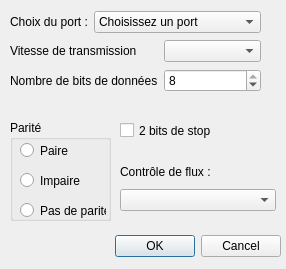
<?xml version="1.0" encoding="UTF-8"?>
<ui version="4.0">
 <class>DialogConfigurerLiaisonGPS</class>
 <widget class="QDialog" name="DialogConfigurerLiaisonGPS">
  <property name="geometry">
   <rect>
    <x>0</x>
    <y>0</y>
    <width>286</width>
    <height>269</height>
   </rect>
  </property>
  <property name="windowTitle">
   <string>Dialog</string>
  </property>
  <widget class="QDialogButtonBox" name="buttonBox">
   <property name="geometry">
    <rect>
     <x>110</x>
     <y>230</y>
     <width>171</width>
     <height>32</height>
    </rect>
   </property>
   <property name="orientation">
    <enum>Qt::Horizontal</enum>
   </property>
   <property name="standardButtons">
    <set>QDialogButtonBox::Cancel|QDialogButtonBox::Ok</set>
   </property>
  </widget>
  <widget class="QGroupBox" name="groupBox">
   <property name="geometry">
    <rect>
     <x>10</x>
     <y>120</y>
     <width>101</width>
     <height>101</height>
    </rect>
   </property>
   <property name="title">
    <string>Parité</string>
   </property>
   <widget class="QRadioButton" name="radioButtonPaire">
    <property name="geometry">
     <rect>
      <x>10</x>
      <y>20</y>
      <width>86</width>
      <height>21</height>
     </rect>
    </property>
    <property name="text">
     <string>Paire</string>
    </property>
   </widget>
   <widget class="QRadioButton" name="radioButtonImpaire">
    <property name="geometry">
     <rect>
      <x>10</x>
      <y>50</y>
      <width>86</width>
      <height>21</height>
     </rect>
    </property>
    <property name="text">
     <string>Impaire</string>
    </property>
   </widget>
   <widget class="QRadioButton" name="radioButtonNone">
    <property name="geometry">
     <rect>
      <x>10</x>
      <y>80</y>
      <width>86</width>
      <height>21</height>
     </rect>
    </property>
    <property name="text">
     <string>Pas de parité</string>
    </property>
   </widget>
  </widget>
  <widget class="QCheckBox" name="checkBoxStop">
   <property name="geometry">
    <rect>
     <x>120</x>
     <y>120</y>
     <width>121</width>
     <height>21</height>
    </rect>
   </property>
   <property name="text">
    <string>2 bits de stop</string>
   </property>
  </widget>
  <widget class="QWidget" name="layoutWidget">
   <property name="geometry">
    <rect>
     <x>120</x>
     <y>160</y>
     <width>156</width>
     <height>51</height>
    </rect>
   </property>
   <layout class="QGridLayout" name="gridLayout">
    <item row="0" column="1">
     <spacer name="horizontalSpacer">
      <property name="orientation">
       <enum>Qt::Horizontal</enum>
      </property>
      <property name="sizeHint" stdset="0">
       <size>
        <width>40</width>
        <height>20</height>
       </size>
      </property>
     </spacer>
    </item>
    <item row="0" column="0">
     <widget class="QLabel" name="label_4">
      <property name="text">
       <string>Contrôle de flux :</string>
      </property>
     </widget>
    </item>
    <item row="1" column="0" colspan="2">
     <widget class="QComboBox" name="comboBoxFlux"/>
    </item>
   </layout>
  </widget>
  <widget class="QWidget" name="layoutWidget">
   <property name="geometry">
    <rect>
     <x>10</x>
     <y>10</y>
     <width>251</width>
     <height>83</height>
    </rect>
   </property>
   <layout class="QGridLayout" name="gridLayout_2">
    <item row="1" column="0" colspan="2">
     <widget class="QLabel" name="label_2">
      <property name="text">
       <string>Vitesse de transmission</string>
      </property>
     </widget>
    </item>
    <item row="1" column="2" colspan="2">
     <widget class="QComboBox" name="comboBoxVitesse"/>
    </item>
    <item row="2" column="0" colspan="2">
     <widget class="QLabel" name="label_3">
      <property name="text">
       <string>Nombre de bits de données</string>
      </property>
     </widget>
    </item>
    <item row="2" column="2" colspan="2">
     <widget class="QSpinBox" name="spinBoxBitData">
      <property name="minimum">
       <number>5</number>
      </property>
      <property name="maximum">
       <number>8</number>
      </property>
      <property name="value">
       <number>8</number>
      </property>
     </widget>
    </item>
    <item row="0" column="0">
     <widget class="QLabel" name="label">
      <property name="text">
       <string>Choix du port :</string>
      </property>
     </widget>
    </item>
    <item row="0" column="1" colspan="3">
     <widget class="QComboBox" name="comboBoxPort">
      <item>
       <property name="text">
        <string>Choisissez un port</string>
       </property>
      </item>
     </widget>
    </item>
   </layout>
  </widget>
 </widget>
 <resources/>
 <connections>
  <connection>
   <sender>buttonBox</sender>
   <signal>accepted()</signal>
   <receiver>DialogConfigurerLiaisonGPS</receiver>
   <slot>accept()</slot>
   <hints>
    <hint type="sourcelabel">
     <x>248</x>
     <y>254</y>
    </hint>
    <hint type="destinationlabel">
     <x>157</x>
     <y>274</y>
    </hint>
   </hints>
  </connection>
  <connection>
   <sender>buttonBox</sender>
   <signal>rejected()</signal>
   <receiver>DialogConfigurerLiaisonGPS</receiver>
   <slot>reject()</slot>
   <hints>
    <hint type="sourcelabel">
     <x>316</x>
     <y>260</y>
    </hint>
    <hint type="destinationlabel">
     <x>286</x>
     <y>274</y>
    </hint>
   </hints>
  </connection>
 </connections>
</ui>
